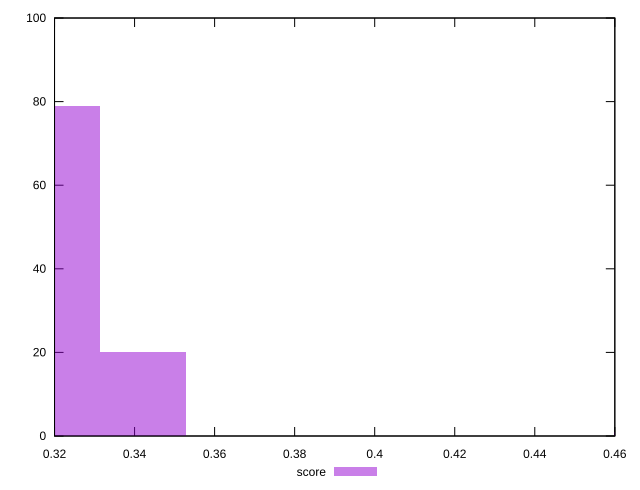

This chart was generated by the following gnuplot code:
reset

$score <<EOF
0.34211058309326103 20
0.32072867164993224 79
0.4704020517532339 1
EOF

set key outside below
set boxwidth 0.021381911443328815
set xrange [0.32:0.46]
set yrange [0:100]
set trange [0:100]
set style fill transparent solid 0.5 noborder
set terminal svg size 640, 490 enhanced background rgb 'white'
set output "report_00017_2021-02-10T15-08-03.406Z/unused-javascript/samples/pages+cached+noadtech+nomedia/score/histogram.svg"

plot $score title "score" with boxes

reset
